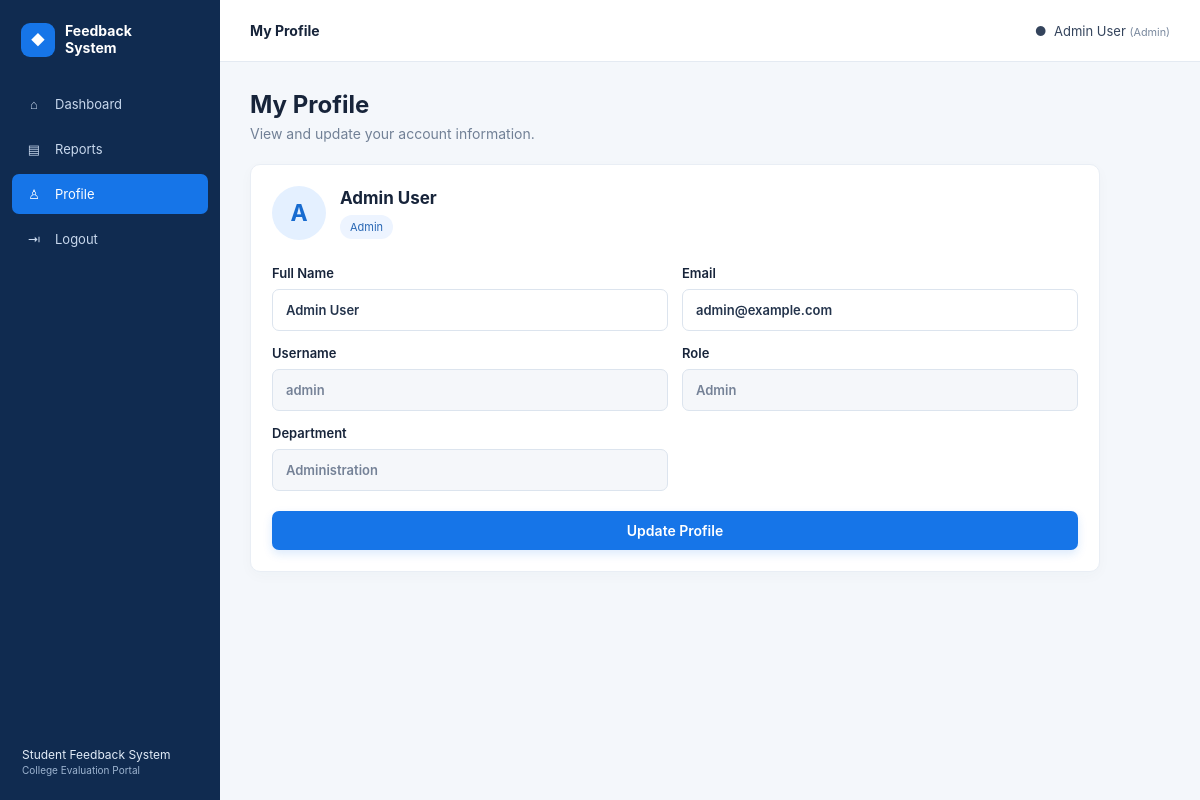
The app's page /profile.php (signed in) with its own data.
### tables this page shows
CREATE TABLE users (
  id INT AUTO_INCREMENT PRIMARY KEY,
  username VARCHAR(50) NOT NULL UNIQUE,
  password VARCHAR(255) NOT NULL,
  role ENUM('admin','student','faculty') NOT NULL,
  name VARCHAR(100) NOT NULL,
  email VARCHAR(120) NOT NULL UNIQUE,
  student_code VARCHAR(30) DEFAULT NULL,
  faculty_code VARCHAR(30) DEFAULT NULL,
  department VARCHAR(100) DEFAULT NULL,
  semester VARCHAR(50) DEFAULT NULL,
  designation VARCHAR(100) DEFAULT NULL,
  status ENUM('active','inactive') NOT NULL DEFAULT 'active',
  created_at TIMESTAMP DEFAULT CURRENT_TIMESTAMP
);

### profile.php (the view, shortened to what this page needs)
<?php
require_once "config.php"; require_login(); $uid=(int)$_SESSION["user_id"]; $stmt=$pdo->prepare("SELECT * FROM users WHERE id=?");$stmt->execute([$uid]);$user=$stmt->fetch();$error="";
app_header("My Profile"); ?>
<div class="welcome"><div><h1>My Profile</h1><p>View and update your account information.</p></div></div><div class="panel profile-panel"><div class="profile-heading"><div class="avatar"><?=e(strtoupper(substr($user["name"],0,1)))?></div><div><h2><?=e($user["name"])?></h2><span class="pill"><?=e(ucfirst($user["role"]))?></span></div></div><form method="post" class="profile-form"><div class="two-col"><label>Full Name<input name="name" value="<?=e($user["name"])?>" required></label><label>Email<input type="email" name="email" value="<?=e($user["email"])?>" required></label><label>Username<input value="<?=e($user["username"])?>" disabled></label><label>Role<input value="<?=e(ucfirst($user["role"]))?>" disabled></label><label>Department<input value="<?=e($user["department"])?>" disabled></label></div><button class="btn primary" type="submit">Update Profile</button></form></div>

### style.css (style rules this page uses)
* { box-sizing:border-box }
:root { --navy:#102f61;--blue:#1675e8;--text:#17243a;--muted:#718096;--line:#e4eaf2;--bg:#f4f7fb }
body { margin:0;font-family:Inter,"Segoe UI",Arial,sans-serif;color:var(--text);background:var(--bg);font-size:14px }
button,input,select,textarea { font:inherit }
label { display:grid;gap:8px;font-weight:600;font-size:13px }
input,select,textarea { width:100%;padding:12px 13px;border:1px solid #dce4ee;border-radius:7px;background:#fff;color:#24344c;outline:none }
input:disabled { background:#f5f7fa;color:#758297 }
.btn { display:inline-flex;align-items:center;justify-content:center;border:0;border-radius:7px;padding:11px 17px;cursor:pointer;font-weight:600;text-decoration:none;transition:.15s }
.primary { background:#1675e8;color:#fff;box-shadow:0 4px 10px #1675e826 }
.two-col { display:grid;grid-template-columns:1fr 1fr;gap:14px }
.app-body { display:flex;min-height:100vh }
.welcome { display:flex;align-items:center;justify-content:space-between;margin-bottom:22px }
.welcome h1 { font-size:24px;margin:0 0 6px }
.welcome p { margin:0;color:var(--muted) }
.panel { background:#fff;border:1px solid #e9eef5;border-radius:10px;padding:21px;margin-bottom:20px;box-shadow:0 4px 14px #263d5907 }
.panel h2 { font-size:17px;margin:0 0 15px }
.pill { display:inline-block;background:#edf4ff;color:#2867b4;border-radius:20px;padding:5px 10px;font-size:11px }
.profile-panel { max-width:850px }
.profile-heading { display:flex;align-items:center;gap:14px;margin-bottom:25px }
.profile-heading h2 { margin:0 0 7px }
.avatar { width:54px;height:54px;border-radius:50%;display:grid;place-items:center;background:#e4f0ff;color:#176bd0;font-size:23px;font-weight:700 }
.profile-form { display:grid;gap:20px }

### records on screen
users: name "A", name "Admin User", role "Admin", email "admin@example.com", username "admin", department "Administration"

### other values on screen
$item[1] "⌂"
$item[0] "Dashboard"
$item[1] "▤"
$item[0] "Reports"
$item[1] "♙"
$item[0] "Profile"
$title "My Profile"
$name "Admin User"
$role "Admin"
